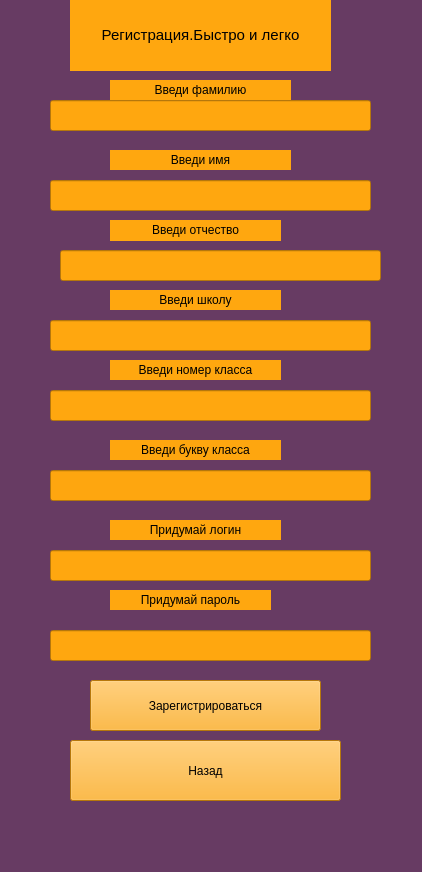
<?xml version="1.0" encoding="UTF-8"?>
<ui version="4.0">
 <class>wind_registration</class>
 <widget class="QMainWindow" name="wind_registration">
  <property name="geometry">
   <rect>
    <x>0</x>
    <y>0</y>
    <width>422</width>
    <height>872</height>
   </rect>
  </property>
  <property name="windowTitle">
   <string>MainWindow</string>
  </property>
  <property name="styleSheet">
   <string notr="true">background-color: rgb(103, 59, 99);</string>
  </property>
  <widget class="QWidget" name="centralwidget">
   <widget class="QPushButton" name="btn_registration">
    <property name="geometry">
     <rect>
      <x>90</x>
      <y>680</y>
      <width>231</width>
      <height>51</height>
     </rect>
    </property>
    <property name="styleSheet">
     <string notr="true">background-color: rgb(255, 167, 15);</string>
    </property>
    <property name="text">
     <string>Зарегистрироваться</string>
    </property>
   </widget>
   <widget class="QPushButton" name="btn_go_back">
    <property name="geometry">
     <rect>
      <x>70</x>
      <y>740</y>
      <width>271</width>
      <height>61</height>
     </rect>
    </property>
    <property name="styleSheet">
     <string notr="true">background-color: rgb(255, 167, 15);</string>
    </property>
    <property name="text">
     <string>Назад</string>
    </property>
   </widget>
   <widget class="QLabel" name="info">
    <property name="geometry">
     <rect>
      <x>70</x>
      <y>0</y>
      <width>261</width>
      <height>71</height>
     </rect>
    </property>
    <property name="styleSheet">
     <string notr="true">background-color: rgb(255, 167, 15);</string>
    </property>
    <property name="text">
     <string>&lt;html&gt;&lt;head/&gt;&lt;body&gt;&lt;p align=&quot;center&quot;&gt;&lt;span style=&quot; font-size:11pt;&quot;&gt;Регистрация.Быстро и легко&lt;/span&gt;&lt;/p&gt;&lt;/body&gt;&lt;/html&gt;</string>
    </property>
   </widget>
   <widget class="QLineEdit" name="edit_second_name">
    <property name="geometry">
     <rect>
      <x>60</x>
      <y>250</y>
      <width>321</width>
      <height>31</height>
     </rect>
    </property>
    <property name="styleSheet">
     <string notr="true">background-color: rgb(255, 167, 15);</string>
    </property>
   </widget>
   <widget class="QLineEdit" name="edit_school">
    <property name="geometry">
     <rect>
      <x>50</x>
      <y>320</y>
      <width>321</width>
      <height>31</height>
     </rect>
    </property>
    <property name="styleSheet">
     <string notr="true">background-color: rgb(255, 167, 15);</string>
    </property>
   </widget>
   <widget class="QLineEdit" name="edit_class_number">
    <property name="geometry">
     <rect>
      <x>50</x>
      <y>390</y>
      <width>321</width>
      <height>31</height>
     </rect>
    </property>
    <property name="styleSheet">
     <string notr="true">background-color: rgb(255, 167, 15);</string>
    </property>
   </widget>
   <widget class="QLineEdit" name="edit_login">
    <property name="geometry">
     <rect>
      <x>50</x>
      <y>550</y>
      <width>321</width>
      <height>31</height>
     </rect>
    </property>
    <property name="styleSheet">
     <string notr="true">background-color: rgb(255, 167, 15);</string>
    </property>
   </widget>
   <widget class="QLineEdit" name="edit_password">
    <property name="geometry">
     <rect>
      <x>50</x>
      <y>630</y>
      <width>321</width>
      <height>31</height>
     </rect>
    </property>
    <property name="styleSheet">
     <string notr="true">background-color: rgb(255, 167, 15);</string>
    </property>
   </widget>
   <widget class="QLineEdit" name="edit_name">
    <property name="geometry">
     <rect>
      <x>50</x>
      <y>180</y>
      <width>321</width>
      <height>31</height>
     </rect>
    </property>
    <property name="styleSheet">
     <string notr="true">background-color: rgb(255, 167, 15);</string>
    </property>
   </widget>
   <widget class="QLineEdit" name="edit_surname">
    <property name="geometry">
     <rect>
      <x>50</x>
      <y>100</y>
      <width>321</width>
      <height>31</height>
     </rect>
    </property>
    <property name="styleSheet">
     <string notr="true">background-color: rgb(255, 167, 15);</string>
    </property>
   </widget>
   <widget class="QLabel" name="lab_surname">
    <property name="geometry">
     <rect>
      <x>110</x>
      <y>80</y>
      <width>181</width>
      <height>20</height>
     </rect>
    </property>
    <property name="styleSheet">
     <string notr="true">background-color: rgb(255, 167, 15);</string>
    </property>
    <property name="text">
     <string>&lt;html&gt;&lt;head/&gt;&lt;body&gt;&lt;p align=&quot;center&quot;&gt;Введи фамилию&lt;/p&gt;&lt;/body&gt;&lt;/html&gt;</string>
    </property>
   </widget>
   <widget class="QLabel" name="lab_name">
    <property name="geometry">
     <rect>
      <x>110</x>
      <y>150</y>
      <width>181</width>
      <height>20</height>
     </rect>
    </property>
    <property name="styleSheet">
     <string notr="true">background-color: rgb(255, 167, 15);</string>
    </property>
    <property name="text">
     <string>&lt;html&gt;&lt;head/&gt;&lt;body&gt;&lt;p align=&quot;center&quot;&gt;Введи имя&lt;/p&gt;&lt;/body&gt;&lt;/html&gt;</string>
    </property>
   </widget>
   <widget class="QLabel" name="lab_second_name">
    <property name="geometry">
     <rect>
      <x>110</x>
      <y>220</y>
      <width>171</width>
      <height>21</height>
     </rect>
    </property>
    <property name="styleSheet">
     <string notr="true">background-color: rgb(255, 167, 15);</string>
    </property>
    <property name="text">
     <string>&lt;html&gt;&lt;head/&gt;&lt;body&gt;&lt;p align=&quot;center&quot;&gt;Введи отчество&lt;/p&gt;&lt;/body&gt;&lt;/html&gt;</string>
    </property>
   </widget>
   <widget class="QLabel" name="lab_school">
    <property name="geometry">
     <rect>
      <x>110</x>
      <y>290</y>
      <width>171</width>
      <height>20</height>
     </rect>
    </property>
    <property name="styleSheet">
     <string notr="true">background-color: rgb(255, 167, 15);</string>
    </property>
    <property name="text">
     <string>&lt;html&gt;&lt;head/&gt;&lt;body&gt;&lt;p align=&quot;center&quot;&gt;Введи школу&lt;/p&gt;&lt;/body&gt;&lt;/html&gt;</string>
    </property>
   </widget>
   <widget class="QLabel" name="lab_class_number">
    <property name="geometry">
     <rect>
      <x>110</x>
      <y>360</y>
      <width>171</width>
      <height>20</height>
     </rect>
    </property>
    <property name="styleSheet">
     <string notr="true">background-color: rgb(255, 167, 15);</string>
    </property>
    <property name="text">
     <string>&lt;html&gt;&lt;head/&gt;&lt;body&gt;&lt;p align=&quot;center&quot;&gt;Введи номер класса&lt;/p&gt;&lt;/body&gt;&lt;/html&gt;</string>
    </property>
   </widget>
   <widget class="QLabel" name="lab_login">
    <property name="geometry">
     <rect>
      <x>110</x>
      <y>520</y>
      <width>171</width>
      <height>20</height>
     </rect>
    </property>
    <property name="styleSheet">
     <string notr="true">background-color: rgb(255, 167, 15);</string>
    </property>
    <property name="text">
     <string>&lt;html&gt;&lt;head/&gt;&lt;body&gt;&lt;p align=&quot;center&quot;&gt;Придумай логин&lt;/p&gt;&lt;/body&gt;&lt;/html&gt;</string>
    </property>
   </widget>
   <widget class="QLabel" name="lab_password">
    <property name="geometry">
     <rect>
      <x>110</x>
      <y>590</y>
      <width>161</width>
      <height>20</height>
     </rect>
    </property>
    <property name="styleSheet">
     <string notr="true">background-color: rgb(255, 167, 15);</string>
    </property>
    <property name="text">
     <string>&lt;html&gt;&lt;head/&gt;&lt;body&gt;&lt;p align=&quot;center&quot;&gt;Придумай пароль&lt;/p&gt;&lt;/body&gt;&lt;/html&gt;</string>
    </property>
   </widget>
   <widget class="QLabel" name="class_char">
    <property name="geometry">
     <rect>
      <x>110</x>
      <y>440</y>
      <width>171</width>
      <height>20</height>
     </rect>
    </property>
    <property name="styleSheet">
     <string notr="true">background-color: rgb(254, 166, 15);</string>
    </property>
    <property name="text">
     <string>&lt;html&gt;&lt;head/&gt;&lt;body&gt;&lt;p align=&quot;center&quot;&gt;Введи букву класса&lt;/p&gt;&lt;/body&gt;&lt;/html&gt;</string>
    </property>
   </widget>
   <widget class="QLineEdit" name="edit_class_char">
    <property name="geometry">
     <rect>
      <x>50</x>
      <y>470</y>
      <width>321</width>
      <height>31</height>
     </rect>
    </property>
    <property name="styleSheet">
     <string notr="true">background-color: rgb(254, 166, 15);</string>
    </property>
   </widget>
  </widget>
  <widget class="QMenuBar" name="menubar">
   <property name="geometry">
    <rect>
     <x>0</x>
     <y>0</y>
     <width>422</width>
     <height>25</height>
    </rect>
   </property>
  </widget>
  <widget class="QStatusBar" name="statusbar"/>
 </widget>
 <resources/>
 <connections/>
</ui>
